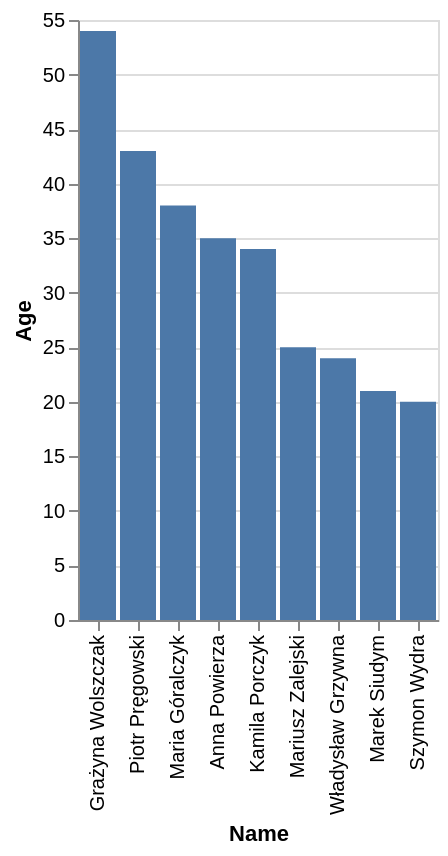

Vega-Lite specification for this chart:
### Vega-Lite specification from a JSON file in a GitHub repository (floating-point values rounded to 4 significant figures)
{"data": {"values": [{"x_data": "Grażyna Wolszczak", "y_data": 54}, {"x_data": "Piotr Pręgowski", "y_data": 43}, {"x_data": "Maria Góralczyk", "y_data": 38}, {"x_data": "Anna Powierza", "y_data": 35}, {"x_data": "Kamila Porczyk", "y_data": 34}, {"x_data": "Mariusz Zalejski", "y_data": 25}, {"x_data": "Władysław Grzywna", "y_data": 24}, {"x_data": "Marek Siudym", "y_data": 21}, {"x_data": "Szymon Wydra", "y_data": 20}]}, "mark": "bar", "encoding": {"x": {"field": "x_data", "type": "nominal", "title": "Name", "sort": {"op": "sum", "field": "y_data", "order": "descending"}}, "y": {"field": "y_data", "type": "quantitative", "title": "Age"}}}
